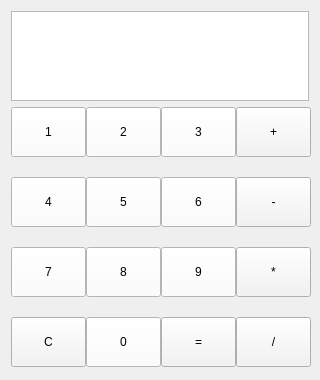
<?xml version="1.0" encoding="UTF-8"?>
<ui version="4.0">
 <class>Widget</class>
 <widget class="QWidget" name="Widget">
  <property name="geometry">
   <rect>
    <x>0</x>
    <y>0</y>
    <width>320</width>
    <height>380</height>
   </rect>
  </property>
  <property name="minimumSize">
   <size>
    <width>320</width>
    <height>380</height>
   </size>
  </property>
  <property name="maximumSize">
   <size>
    <width>320</width>
    <height>380</height>
   </size>
  </property>
  <property name="windowTitle">
   <string>Widget</string>
  </property>
  <property name="styleSheet">
   <string notr="true">QPushButton
{
background-color: rgb(243, 243, 243);
}
QPushButton:hover
{
background-color: rgb(221, 223, 243);
border:1px solid rgb(193, 193, 193);
}
QPushButton#button_1,#button_2,#button_3,#button_4,#button_5,#button_6,#button_7,#button_8,#button_9,#button_0
{
background-color: rgb(253, 253, 253);
font:bold 15pt'微软雅黑';
}
QPushButton#button_1:hover,#button_2:hover,#button_3:hover,#button_4:hover,#button_5:hover,#button_6:hover,#button_7:hover,#button_m8:hover,#button_9:hover,#button_0:hover
{
background-color: rgb(221, 223, 243);
border:1px solid rgb(193, 193, 193);
}</string>
  </property>
  <layout class="QVBoxLayout" name="verticalLayout">
   <item>
    <widget class="QTextEdit" name="textEdit">
     <property name="layoutDirection">
      <enum>Qt::RightToLeft</enum>
     </property>
    </widget>
   </item>
   <item>
    <layout class="QGridLayout" name="gridLayout">
     <property name="bottomMargin">
      <number>2</number>
     </property>
     <property name="horizontalSpacing">
      <number>2</number>
     </property>
     <property name="verticalSpacing">
      <number>20</number>
     </property>
     <item row="1" column="2">
      <widget class="QPushButton" name="button_6">
       <property name="minimumSize">
        <size>
         <width>75</width>
         <height>50</height>
        </size>
       </property>
       <property name="maximumSize">
        <size>
         <width>75</width>
         <height>50</height>
        </size>
       </property>
       <property name="text">
        <string>6</string>
       </property>
      </widget>
     </item>
     <item row="3" column="1">
      <widget class="QPushButton" name="button_0">
       <property name="minimumSize">
        <size>
         <width>75</width>
         <height>50</height>
        </size>
       </property>
       <property name="maximumSize">
        <size>
         <width>75</width>
         <height>50</height>
        </size>
       </property>
       <property name="text">
        <string>0</string>
       </property>
      </widget>
     </item>
     <item row="0" column="0">
      <widget class="QPushButton" name="button_1">
       <property name="minimumSize">
        <size>
         <width>75</width>
         <height>50</height>
        </size>
       </property>
       <property name="maximumSize">
        <size>
         <width>75</width>
         <height>50</height>
        </size>
       </property>
       <property name="text">
        <string>1</string>
       </property>
      </widget>
     </item>
     <item row="1" column="1">
      <widget class="QPushButton" name="button_5">
       <property name="minimumSize">
        <size>
         <width>75</width>
         <height>50</height>
        </size>
       </property>
       <property name="maximumSize">
        <size>
         <width>75</width>
         <height>50</height>
        </size>
       </property>
       <property name="text">
        <string>5</string>
       </property>
      </widget>
     </item>
     <item row="2" column="0">
      <widget class="QPushButton" name="button_7">
       <property name="minimumSize">
        <size>
         <width>75</width>
         <height>50</height>
        </size>
       </property>
       <property name="maximumSize">
        <size>
         <width>75</width>
         <height>50</height>
        </size>
       </property>
       <property name="text">
        <string>7</string>
       </property>
      </widget>
     </item>
     <item row="3" column="0">
      <widget class="QPushButton" name="button_clear">
       <property name="minimumSize">
        <size>
         <width>75</width>
         <height>50</height>
        </size>
       </property>
       <property name="maximumSize">
        <size>
         <width>75</width>
         <height>50</height>
        </size>
       </property>
       <property name="text">
        <string>C</string>
       </property>
      </widget>
     </item>
     <item row="1" column="3">
      <widget class="QPushButton" name="button_sub">
       <property name="minimumSize">
        <size>
         <width>75</width>
         <height>50</height>
        </size>
       </property>
       <property name="maximumSize">
        <size>
         <width>75</width>
         <height>50</height>
        </size>
       </property>
       <property name="text">
        <string>-</string>
       </property>
      </widget>
     </item>
     <item row="3" column="2">
      <widget class="QPushButton" name="button_equal">
       <property name="minimumSize">
        <size>
         <width>75</width>
         <height>50</height>
        </size>
       </property>
       <property name="maximumSize">
        <size>
         <width>75</width>
         <height>50</height>
        </size>
       </property>
       <property name="text">
        <string>=</string>
       </property>
      </widget>
     </item>
     <item row="0" column="1">
      <widget class="QPushButton" name="button_2">
       <property name="minimumSize">
        <size>
         <width>75</width>
         <height>50</height>
        </size>
       </property>
       <property name="maximumSize">
        <size>
         <width>75</width>
         <height>50</height>
        </size>
       </property>
       <property name="text">
        <string>2</string>
       </property>
      </widget>
     </item>
     <item row="2" column="1">
      <widget class="QPushButton" name="button_8">
       <property name="minimumSize">
        <size>
         <width>75</width>
         <height>50</height>
        </size>
       </property>
       <property name="maximumSize">
        <size>
         <width>75</width>
         <height>50</height>
        </size>
       </property>
       <property name="text">
        <string>8</string>
       </property>
      </widget>
     </item>
     <item row="3" column="3">
      <widget class="QPushButton" name="button_div">
       <property name="minimumSize">
        <size>
         <width>75</width>
         <height>50</height>
        </size>
       </property>
       <property name="maximumSize">
        <size>
         <width>75</width>
         <height>50</height>
        </size>
       </property>
       <property name="text">
        <string>/</string>
       </property>
      </widget>
     </item>
     <item row="2" column="3">
      <widget class="QPushButton" name="button_mult">
       <property name="minimumSize">
        <size>
         <width>75</width>
         <height>50</height>
        </size>
       </property>
       <property name="maximumSize">
        <size>
         <width>75</width>
         <height>50</height>
        </size>
       </property>
       <property name="text">
        <string>*</string>
       </property>
      </widget>
     </item>
     <item row="0" column="3">
      <widget class="QPushButton" name="button_add">
       <property name="minimumSize">
        <size>
         <width>75</width>
         <height>50</height>
        </size>
       </property>
       <property name="maximumSize">
        <size>
         <width>75</width>
         <height>50</height>
        </size>
       </property>
       <property name="text">
        <string>+</string>
       </property>
      </widget>
     </item>
     <item row="0" column="2">
      <widget class="QPushButton" name="button_3">
       <property name="minimumSize">
        <size>
         <width>75</width>
         <height>50</height>
        </size>
       </property>
       <property name="maximumSize">
        <size>
         <width>75</width>
         <height>50</height>
        </size>
       </property>
       <property name="text">
        <string>3</string>
       </property>
      </widget>
     </item>
     <item row="1" column="0">
      <widget class="QPushButton" name="button_4">
       <property name="minimumSize">
        <size>
         <width>75</width>
         <height>50</height>
        </size>
       </property>
       <property name="maximumSize">
        <size>
         <width>75</width>
         <height>50</height>
        </size>
       </property>
       <property name="text">
        <string>4</string>
       </property>
      </widget>
     </item>
     <item row="2" column="2">
      <widget class="QPushButton" name="button_9">
       <property name="minimumSize">
        <size>
         <width>75</width>
         <height>50</height>
        </size>
       </property>
       <property name="maximumSize">
        <size>
         <width>75</width>
         <height>50</height>
        </size>
       </property>
       <property name="text">
        <string>9</string>
       </property>
      </widget>
     </item>
    </layout>
   </item>
  </layout>
 </widget>
 <layoutdefault spacing="6" margin="11"/>
 <resources/>
 <connections/>
</ui>
